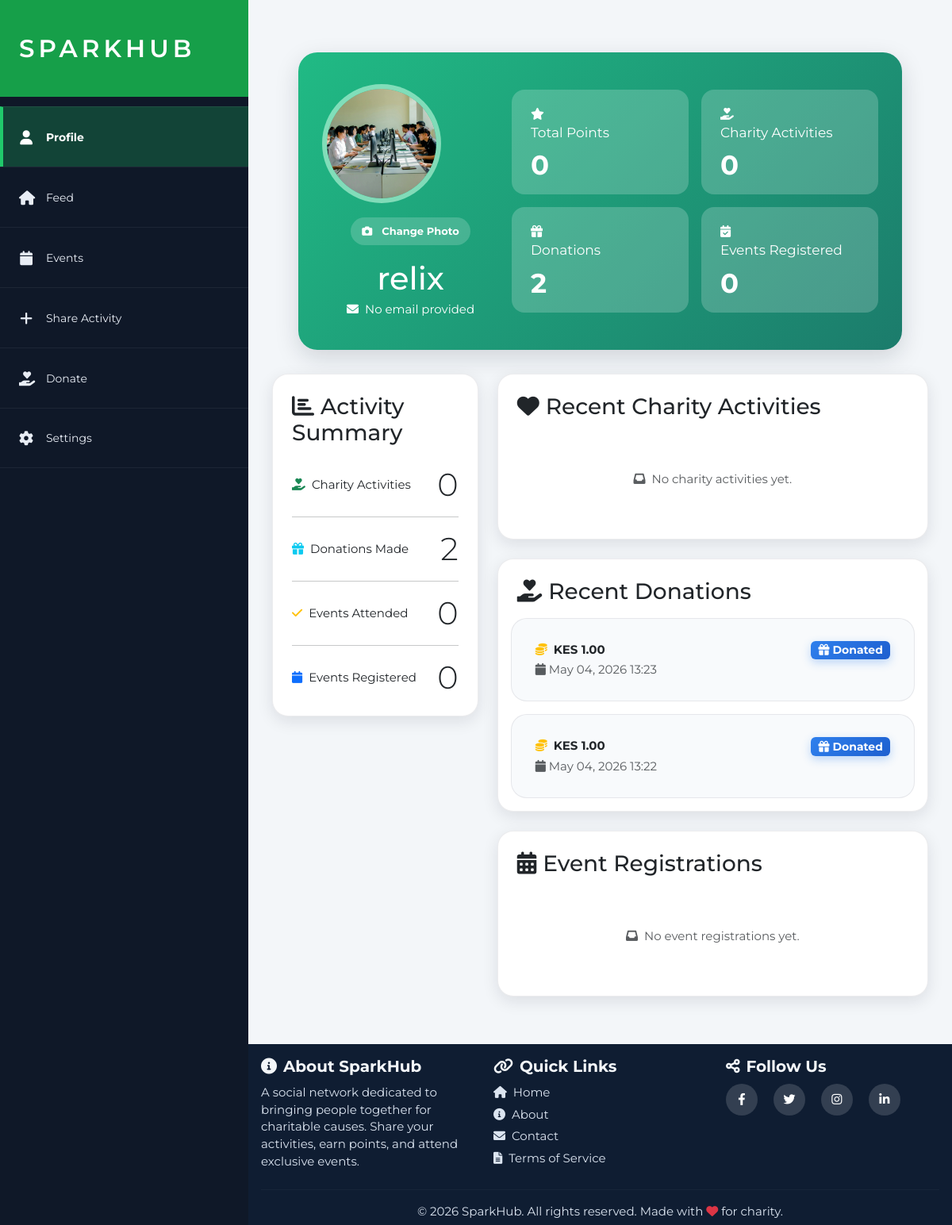
Page /profile/ (signed in) on the committed database.
### sparkhudapp/models.py (models this page shows, shortened)
class UserProfile(models.Model):
    user = models.OneToOneField(User, on_delete=models.CASCADE)
    points = models.IntegerField(default=0)
    phone_number = models.CharField(max_length=15, blank=True)  # For Kenyan phone numbers
    bio = models.TextField(blank=True)
    profile_picture = models.ImageField(upload_to='profile_pics/', blank=True, null=True)

class Donation(models.Model):
    user = models.ForeignKey(User, on_delete=models.CASCADE, null=True, blank=True)  # Allow anonymous donations
    amount_kes = models.DecimalField(max_digits=10, decimal_places=2)  # Kenyan Shillings
    date_donated = models.DateTimeField(auto_now_add=True)
    message = models.CharField(max_length=200, blank=True)  # Optional message

### sparkhudapp/views.py (the view)
# urls.py: path('profile/', views.profile, name='profile'),
@login_required
def profile(request):
    profile, created = UserProfile.objects.get_or_create(user=request.user)
    user_activities = CharityActivity.objects.filter(user=request.user).order_by('-date_posted')
    user_donations = Donation.objects.filter(user=request.user).order_by('-date_donated')
    user_events = EventRegistration.objects.filter(user=request.user).select_related('event')
    context = {
        'profile': profile,
        'user_activities': user_activities,
        'user_donations': user_donations,
        'user_events': user_events,
    }
    return render(request, 'profile.html', context)

### sparkhudapp/templatetags/sparkhub_extras.py (called while the page is built)
@register.filter
def count_attended(events):
    try:
        return events.filter(attended=True).count()
    except:
        return 0

### sparkhudapp/templates/profile.html (shortened to what this page needs)
{% extends 'base.html' %}
{% load static %}
{% load sparkhub_extras %}
{% block content %}
<section class="profile-hero">
    <div class="row align-items-center g-3">
        <div class="col-lg-4">
            {% if user.userprofile.profile_picture %}
                <div class="profile-avatar-large">
                    <img src="{{ user.userprofile.profile_picture.url }}" alt="{{ user.username }}" loading="lazy">
                </div>
            {% else %}
                <div class="profile-avatar-large"><i class="fas fa-user fa-3x"></i></div>
            {% endif %}
            <div class="text-center">
                <a href="{% url 'edit_profile' %}" class="profile-photo-action">
                    <i class="fas fa-camera me-1"></i>
                    {% if user.userprofile.profile_picture %}Change Photo{% else %}Upload Photo{% endif %}
                </a>
            </div>
            <h1 class="mb-1 text-center">{{ user.username }}</h1>
            <p class="mb-0 text-center"><i class="fas fa-envelope me-2"></i>{{ user.email|default:"No email provided" }}</p>
        </div>
        <div class="col-lg-8">
            <div class="row g-3">
                <div class="col-md-6">
                    <div class="profile-stat">
                        <i class="fas fa-star me-2"></i>
                        <p>Total Points</p>
                        <strong>{{ user.userprofile.points }}</strong>
                    </div>
                </div>
                <div class="col-md-6">
                    <div class="profile-stat">
                        <i class="fas fa-hand-holding-heart me-2"></i>
                        <p>Charity Activities</p>
                        <strong>{{ user_activities.count }}</strong>
                    </div>
                </div>
                <div class="col-md-6">
                    <div class="profile-stat">
                        <i class="fas fa-gift me-2"></i>
                        <p>Donations</p>
                        <strong>{{ user_donations.count }}</strong>
                    </div>
                </div>
                <div class="col-md-6">
                    <div class="profile-stat">
                        <i class="fas fa-calendar-check me-2"></i>
                        <p>Events Registered</p>
                        <strong>{{ user_events.count }}</strong>
                    </div>
                </div>
            </div>
        </div>
    </div>
</section>
<div class="row g-4">
    <div class="col-lg-4">
        <div class="card">
            <div class="card-body p-4">
                <h3 class="mb-4"><i class="fas fa-chart-bar me-2"></i>Activity Summary</h3>
                <div class="d-flex justify-content-between mb-3 align-items-center">
                    <span><i class="fas fa-hand-holding-heart me-2 text-success"></i>Charity Activities</span>
                    <strong class="display-6">{{ user_activities.count }}</strong>
                </div>
                <hr>
                <div class="d-flex justify-content-between mb-3 align-items-center">
                    <span><i class="fas fa-gift me-2 text-info"></i>Donations Made</span>
                    <strong class="display-6">{{ user_donations.count }}</strong>
                </div>
                <hr>
                <div class="d-flex justify-content-between mb-3 align-items-center">
                    <span><i class="fas fa-check me-2 text-warning"></i>Events Attended</span>
                    <strong class="display-6">{{ user_events|count_attended }}</strong>
                </div>
                <hr>
                <div class="d-flex justify-content-between align-items-center">
                    <span><i class="fas fa-calendar me-2 text-primary"></i>Events Registered</span>
                    <strong class="display-6">{{ user_events.count }}</strong>
                </div>
            </div>
        </div>
    </div>
    <div class="col-lg-8">
        <div class="card mb-4">
            <div class="card-body p-0">
                <h3 class="px-4 pt-4 mb-3"><i class="fas fa-heart me-2"></i>Recent Charity Activities</h3>
                {% for activity in user_activities %}
                <div class="post-panel m-3">
                    <div class="d-flex justify-content-between align-items-start">
                        <div style="flex: 1;">
                            {% if activity.image %}
                                <img src="{{ activity.image.url }}" class="img-fluid rounded mb-2" alt="Activity image" style="max-height: 120px; object-fit: cover; width: 100%;" loading="lazy">
                            {% endif %}
                            <p class="mb-1"><strong>{{ activity.description|truncatewords:30 }}</strong></p>
                            <p class="text-muted mb-0"><i class="fas fa-clock me-1"></i>{{ activity.date_posted|date:"M d, Y H:i" }}</p>
                        </div>
                        <span class="badge bg-success ms-2"><i class="fas fa-star me-1"></i>+{{ activity.points_earned }} pts</span>
                    </div>
                </div>
                {% empty %}
                <p class="text-muted text-center py-5"><i class="fas fa-inbox me-2"></i>No charity activities yet.</p>
                {% endfor %}
            </div>
        </div>
        <div class="card mb-4">
            <div class="card-body p-0">
                <h3 class="px-4 pt-4 mb-3"><i class="fas fa-hand-holding-heart me-2"></i>Recent Donations</h3>
                {% for donation in user_donations %}
                <div class="post-panel m-3">
                    <div class="d-flex justify-content-between align-items-start">
                        <div>
                            <p class="mb-1"><strong><i class="fas fa-coins me-2 text-warning"></i>KES {{ donation.amount_kes }}</strong></p>
                            <p class="text-muted mb-0"><i class="fas fa-calendar me-1"></i>{{ donation.date_donated|date:"M d, Y H:i" }}</p>
                        </div>
                        <span class="badge bg-info"><i class="fas fa-gift me-1"></i>Donated</span>
                    </div>
                </div>
                {% empty %}
                <p class="text-muted text-center py-5"><i class="fas fa-inbox me-2"></i>No donations yet.</p>
                {% endfor %}
            </div>
        </div>
        <div class="card">
            <div class="card-body p-0">
                <h3 class="px-4 pt-4 mb-3"><i class="fas fa-calendar-alt me-2"></i>Event Registrations</h3>
                {% for registration in user_events %}
                <div class="post-panel m-3">
                    <div class="d-flex justify-content-between align-items-start">
                        <div style="flex: 1;">
                            <h5 class="mb-2">{{ registration.event.title }}</h5>
                            <p class="text-muted mb-2"><i class="fas fa-calendar me-1"></i>{{ registration.event.event_date|date:"M d, Y" }}</p>
                            <p class="text-muted mb-0"><i class="fas fa-map-marker-alt me-1"></i>{{ registration.event.location }}</p>
                        </div>
                        <span class="badge {% if registration.attended %}bg-success{% else %}bg-warning{% endif %}">
                            {% if registration.attended %}<i class="fas fa-check me-1"></i>Attended{% else %}<i class="fas fa-clock me-1"></i>Registered{% endif %}
                        </span>
                    </div>
                </div>
                {% empty %}
                <p class="text-muted text-center py-5"><i class="fas fa-inbox me-2"></i>No event registrations yet.</p>
                {% endfor %}
            </div>
        </div>
    </div>
</div>
{% endblock %}

### sparkhudapp/static/css/styles.css (style rules this page uses)
:root { --sidebar-width: 313px; --spark-green: #169f49; --sidebar-dark: #0f1828; --sidebar-active: #124437; --page-bg: #f3f6f9; --text-dark: #20283a; --spark-blue: #2f80ed; --footer-dark: #0f1d32; --old-font: "Montserrat", Arial, sans-serif; --logo-font: "Montserrat", Arial, sans-serif; --bs-body-font-family: var(--old-font); --bs-font-sans-serif: var(--old-font); }
* { box-sizing: border-box; }
body { margin: 0; background: var(--page-bg); color: var(--text-dark); font-family: var(--old-font); font-size: 15px; line-height: 1.45; }
h1, h2, h3, h4, h5, h6, .card-title, .navbar-brand, .btn, input, textarea, select { font-family: var(--old-font); }
.card { border: 1px solid rgba(15, 24, 40, 0.08); border-radius: 20px; box-shadow: 0 14px 32px rgba(15, 24, 40, 0.08); overflow: hidden; }
.post-panel { background: #f8fafc; border: 1px solid rgba(15, 24, 40, 0.08); border-radius: 20px; padding: 28px 30px; }
.profile-hero { background: linear-gradient(135deg, rgba(21, 183, 126, 0.95) 0%, rgba(16, 117, 100, 0.95) 100%); color: #fff; border-radius: 24px; padding: 40px 30px; margin-bottom: 30px; max-width: 92%; margin-left: auto; margin-right: auto; box-shadow: 0 10px 30px rgba(15, 24, 40, 0.15); position: relative; overflow: hidden; }
.profile-hero::before { content: ''; position: absolute; top: -50%; right: -50%; width: 300px; height: 300px; background: radial-gradient(circle, rgba(255,255,255,0.1), transparent); border-radius: 50%; pointer-events: none; }
.profile-stat { background: rgba(255, 255, 255, 0.2); border-radius: 16px; padding: 20px 24px; min-height: 112px; }
.profile-stat p { margin-bottom: 12px; color: #fff; font-size: 17px; }
.profile-stat strong { display: block; color: #fff; font-size: 34px; line-height: 1; }
.profile-avatar-large { width: 150px; height: 150px; border-radius: 50%; display: inline-flex; align-items: center; justify-content: center; background: rgba(255, 255, 255, 0.22); border: 6px solid rgba(170, 244, 210, 0.55); color: #fff; margin-bottom: 18px; overflow: hidden; }
.profile-avatar-large img { width: 100%; height: 100%; display: block; object-fit: cover; object-position: center; padding: 0; border-radius: 50%; }
.profile-photo-action { display: inline-flex; align-items: center; gap: 8px; margin-bottom: 18px; padding: 8px 14px; border-radius: 999px; background: rgba(255, 255, 255, 0.18); color: #fff; text-decoration: none; font-size: 13px; font-weight: 700; }
.badge { font-family: var(--old-font); font-size: 14px; font-weight: 700; }
.badge { background: linear-gradient(135deg, var(--spark-green), #0fb064); box-shadow: 0 4px 12px rgba(22, 159, 73, 0.3); }
.badge.bg-info { background: linear-gradient(135deg, #2f80ed, #1e5fcf) !important; box-shadow: 0 4px 12px rgba(47, 128, 237, 0.3); }
.fa-star, .fa-heart, .fa-fire { animation: float 3s ease-in-out infinite; }
.card { box-shadow: 0 6px 20px rgba(15, 24, 40, 0.1); transition: box-shadow 0.3s ease; }

### rows in the picture
Donation: amount_kes "1.00", date_donated "May 04, 2026 13:23"
Donation: amount_kes "1.00", date_donated "May 04, 2026 13:22"

### other values in the picture
{{ user.username }} "relix"
{{ user.email|default:"No email provided" }} "No email provided"
{{ user.userprofile.points }} "0"
{{ user_activities.count }} "0"
{{ user_donations.count }} "2"
{{ user_events.count }} "0"
{{ user_events|count_attended }} "0"
